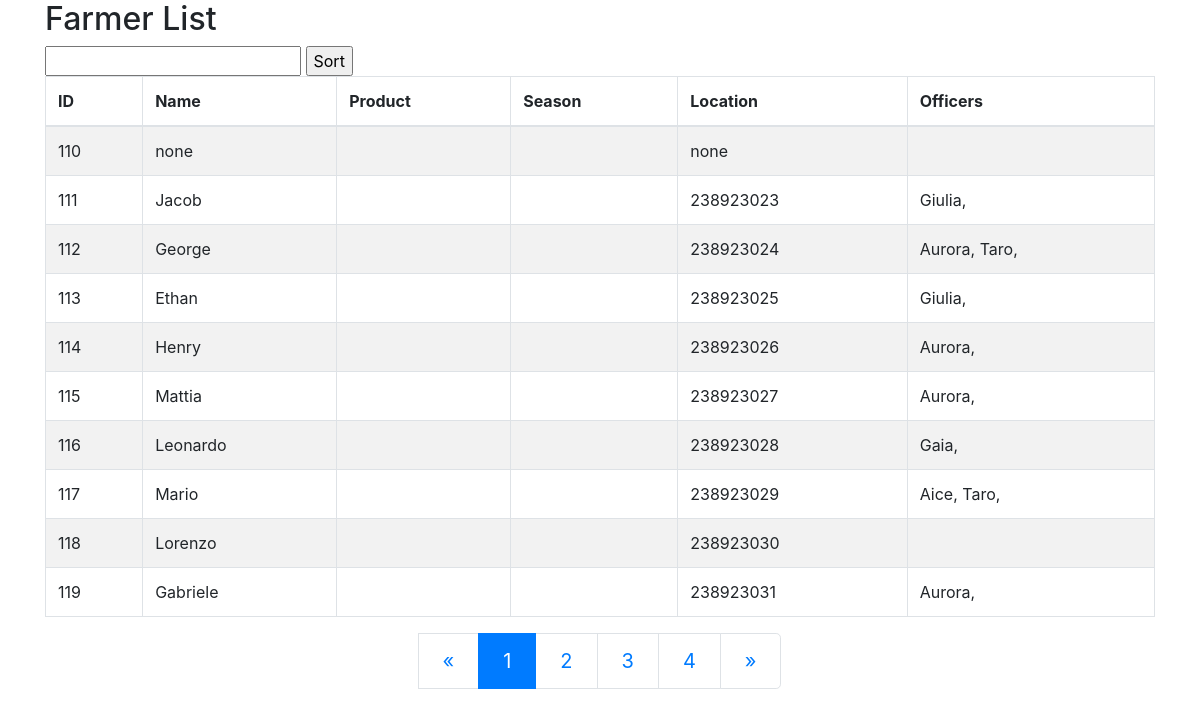
The page /hsapp/farmer_list/search_results/ on the database its author committed.
### hsapp/models.py (models this page shows, shortened)
class Farmer(models.Model):
    phone = models.IntegerField()
    name = models.CharField(max_length=128)
    state_id_number = models.CharField(max_length=128)
    state_id_picture = models.FileField(blank=True)
    birth_date = models.CharField(max_length=128)
    dependents = models.CharField(max_length=255)
    land_size = models.IntegerField(default=0)
    leased_land = models.BooleanField(default=False)
    previous_hs_client = models.BooleanField(default=False)
    location = models.CharField(max_length=255)

class FieldOfficer(models.Model):
    name = models.CharField(max_length=255)
    farmers = models.ManyToManyField(Farmer, blank=True, default=[1])

### hsapp/views.py (the view)
# urls.py: path('farmer_list/search_results/', views.SearchResultsView.as_view(), name='search_results_list'),
class SearchResultsView(ListView):
    model = Farmer
    context_object_name = 'farmers'
    template_name = 'hsapp/farmer_list.html'
    paginate_by = 10
    def get_queryset(self):
        result = super(SearchResultsView, self).get_queryset()
        query = self.request.GET.get('q')
        if query:
            query_list = query.split()
            condition_name = reduce(operator.or_, [Q(name__icontains=q) for q in query_list])
            condition_product = reduce(operator.or_, [Q(product__icontains=q) for q in query_list])
            result = result.filter(condition_name & condition_product)
        return result

### hsapp/templates/hsapp/farmer_list.html (shortened to what this page needs)
{% extends 'hsapp/base.html' %}
{% load static %}
{% block content %}
<h2>Farmer List</h2>
<form method="get" action="{% url 'hsapp:farmer_list' %}">
    <input type="text" value="" name="order_by">
    <input type="submit" value="Sort">
</form>
<table class="table table-striped table-bordered">
    <thead>
        <tr>
            <th>ID</th>
            <th>Name</th>
            <th>Product</th>
            <th>Season</th>
            <th>Location</th>
            <th>Officers</th>
        </tr>
    </thead>
    <tbody>
        {% for farmer in farmers %}
        <tr>
            <td>{{ farmer.id }}</td>
            <td>{{ farmer.name }}</td>
            <td>{{ farmer.product }}</td>
            <td>{{ farmer.season }}</td>
            <td>{{ farmer.location }}</td>
            <td>{% for officer in farmer.fieldofficer_set.all %}{{ officer.name }}, {% endfor %}</td>
        </tr>
        {% endfor %}
    </tbody>
</table>
{% include 'hsapp/pagination.html' %}
{% endblock content %}

### rows shown on the page
Farmer: id "110", name "none", location "none"
Farmer: id "111", name "Jacob", location "238923023"
FieldOfficer: name "Giulia"
Farmer: id "112", name "George", location "238923024"
FieldOfficer: name "Aurora"
FieldOfficer: name "Taro"
Farmer: id "113", name "Ethan", location "238923025"
Farmer: id "114", name "Henry", location "238923026"
Farmer: id "115", name "Mattia", location "238923027"
Farmer: id "116", name "Leonardo", location "238923028"
FieldOfficer: name "Gaia"
Farmer: id "117", name "Mario", location "238923029"
FieldOfficer: name "Aice"
Farmer: id "118", name "Lorenzo", location "238923030"
Farmer: id "119", name "Gabriele", location "238923031"

### other values the page prints
{{ i }} "1"
{{ i }} "2" "3" "4"
